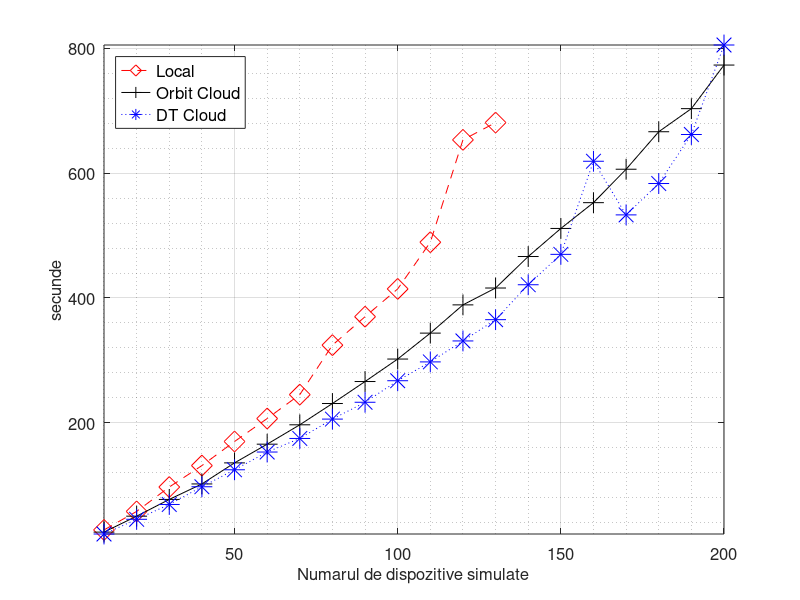
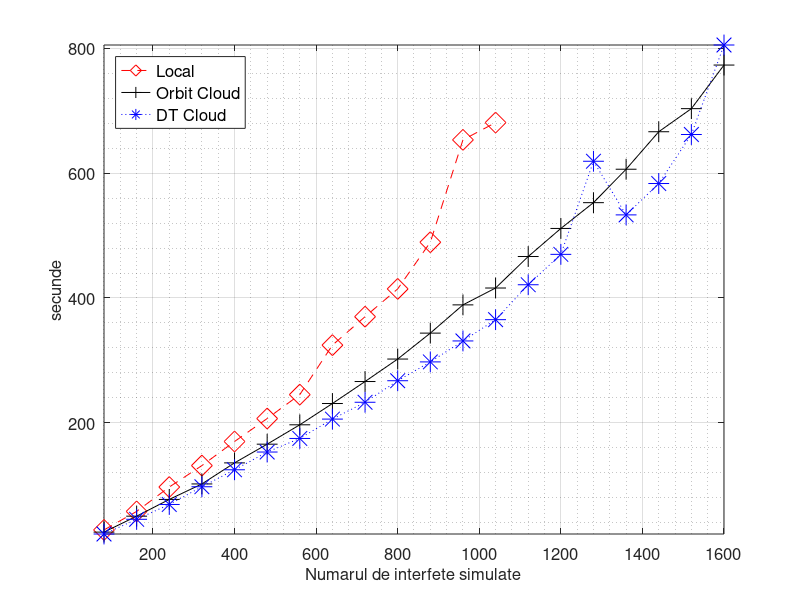
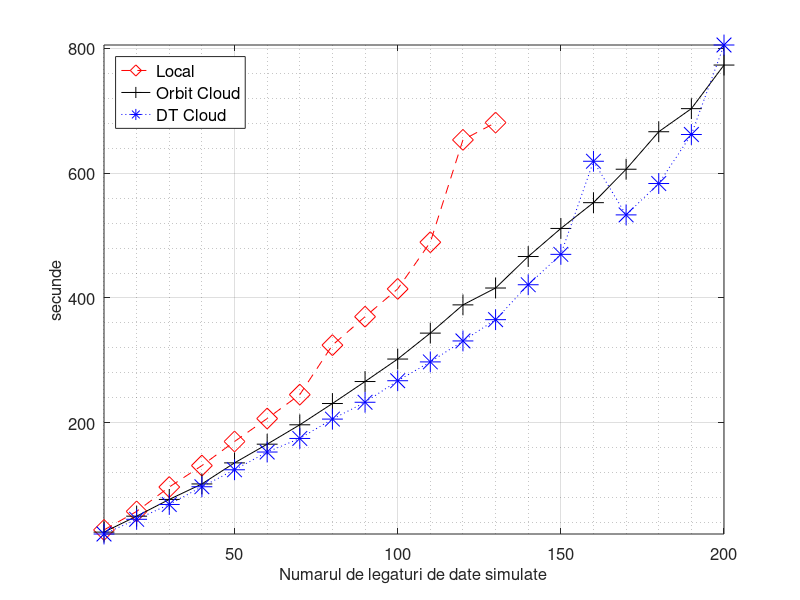

The MATLAB script that drew these images, in order:
nes = [10:10:200]
intfs = [80:80:1600]
links = [10:10:200]

local = [28.305,57.966,97.032,131.423,169.976,206.786,245.143,324.406,370.006,414.522,489.31,653.368,680.992,NaN,NaN,NaN,NaN,NaN,NaN,NaN] 
orbit = [24.807,50.346,77.176,102.002,135.746,165.72,196.766,230.876,266.106,302.127,343.683,388.937,415.954,466.422,511.405,552.728,606.29,666.382,703.382,773.22]
dt = [21.781,45.35,69.09,97.491,124.708,153.134,174.877,205.903,232.873,267.401,297.562,331.145,365.237,421.197,469.884,619.065,533.138,583.406,661.939,805.359]

figure(1)
plot(nes,local, '--dr', 'markersize', 15, nes, orbit, '-+k', 'markersize', 15, nes, dt, ':*b', 'markersize', 15)
set(gca, "fontsize", 12)

xlabel('Numarul de dispozitive simulate', "fontsize", 12)
grid on
grid minor on
ylabel('secunde', "fontsize", 12)
leg = legend('Local','Orbit Cloud','DT Cloud', "location", 'northwest')
set(leg, "fontsize", 12)
axis('tight')

#la = num2str(local(:));
#lb = cellstr(la);
#lc = strtrim(lb);

#oa = num2str(orbit(:));
#ob = cellstr(oa);
#oc = strtrim(ob);

#da = num2str(dt(:));
#db = cellstr(da);
#dc = strtrim(db);

#text(nes, local, lc)
#text(nes, orbit, oc)
#text(nes, dt, dc)

figure(2)
plot(intfs,local, '--dr', 'markersize', 15, intfs, orbit, '-+k', 'markersize', 15, intfs, dt, ':*b', 'markersize', 15)
set(gca, "fontsize", 12)

xlabel('Numarul de interfete simulate', "fontsize", 12)
grid on
grid minor on
ylabel('secunde', "fontsize", 12)
leg = legend('Local','Orbit Cloud','DT Cloud', "location", 'northwest')
set(leg, "fontsize", 12)
axis('tight')

#la = num2str(local(:));
#lb = cellstr(la);
#lc = strtrim(lb);

#oa = num2str(orbit(:));
#ob = cellstr(oa);
#oc = strtrim(ob);

#da = num2str(dt(:));
#db = cellstr(da);
#dc = strtrim(db);

#text(intfs, local, lc)
#text(intfs, orbit, oc)
#text(intfs, dt, dc)

figure(3)
plot(links,local, '--dr', 'markersize', 15, links, orbit, '-+k', 'markersize', 15, links, dt, ':*b', 'markersize', 15)
set(gca, "fontsize", 12)

xlabel('Numarul de legaturi de date simulate', "fontsize", 12)
grid on
grid minor on
ylabel('secunde', "fontsize", 12)
leg = legend('Local','Orbit Cloud','DT Cloud', "location", 'northwest')
set(leg, "fontsize", 12)
axis('tight')

#la = num2str(local(:));
#lb = cellstr(la);
#lc = strtrim(lb);

#oa = num2str(orbit(:));
#ob = cellstr(oa);
#oc = strtrim(ob);

#da = num2str(dt(:));
#db = cellstr(da);
#dc = strtrim(db);

#text(links, local, lc)
#text(links, orbit, oc)
#text(links, dt, dc)
